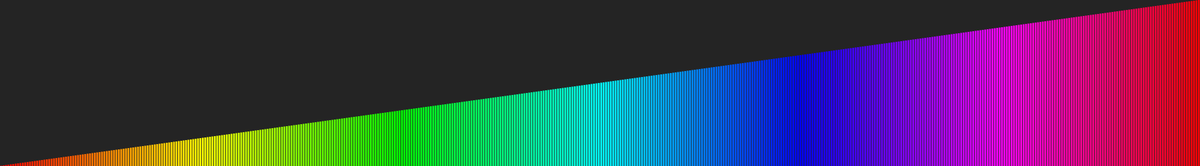
Frame 1 (no input)
Frame 60 (the mouse pressed at the canvas centre just before this capture): identical to frame 1, image omitted
Frame 120 (the mouse held since frame 60 and released just before this capture): identical to frame 1, image omitted

The Processing sketch that drew this single still picture (run headless with seeded random() and noise(); from frame 60 on, the mouse is pressed at the canvas centre):

// Processing sketch: PillarSort
// ── PillarSort.pde
int cols = 500;

int[] pillars = new int[cols];
int sortType = 0;

float w, h;
boolean sorting = false;
int inQuestion = -1;

int sortCount = 0;

boolean normalDraw = true;

void setup() {
  size(1801, 250);
  colorMode(HSB, width, 100, 100);

  // frameRate(2000);

  w = (float) width/cols;
  h = (float) height/cols;

  for (int i = 0; i < cols; i++) {
    pillars[i] = i;
  }
  // randomize();

  noStroke();
  fill(0);
}

void draw() {
  background(255);

  fill(0);
  noStroke();

  fill(100, 90, 90);
  rect(w*inQuestion+(1.0*w/8), height, 3.0*w/4, -height);

  fill(0);
  noStroke();

  for (int i = 0; i < cols; i++) {
    if (normalDraw) {
      fill(1.0*pillars[i]*width/cols, 100, 100);
      rect(w*i+(1.0*w/8), height, 3.0*w/4, -h*pillars[i]-h);
    } else {
      stroke(1.0*pillars[i]*width/cols, 100, 100);
      fill(1.0*pillars[i]*width/cols, 100, 100);
      strokeWeight(1);
      rect(w*i+(1.0*w/8), height-h*pillars[i]-h, 3.0*w/4, 1.5*w/4);
      if (i < cols-1) {
        stroke(1.0*pillars[i]*width/cols, 100, 100);
        strokeWeight(3);
        line(w*i+(1.0*w/8)+w/2.0, height-h*pillars[i], w*(i+1)+(1.0*w/8)+w/2, height-h*pillars[i+1]);
      }
    }
  }

  if (sorting) {
    if (sortType == 0) {
      sorting = !sortPillar(); // checks and runs.
      for (int i = 0; i < sortCount; i++) {
        sortPillar();
      }
    }
  } else {
    inQuestion = -1;
  }

  if (keyPressed && key == 'q') {
    sortPillars(); // one full iteration
  }
}

void mouseClicked() {
  // sortPillar(); // one pillar swap
  sortPillar();
}

void mouseWheel() {
  sortPillars(); // one full iteration
  // sortPillar();
}

void randomize() {
  // randomize
  boolean[] used = new boolean[cols];

  for (int i = 0; i < cols; i++) {
    used[i] = false;
  }

  for (int i = 0; i < cols; i++) {
    int x = findRandomUnused(used);
    used[x] = true;

    pillars[i] = x;
  }
}

void keyPressed() {
  if (key == 'r') {
    randomize();
  }
  if (key == 's') {
    sorting = !sorting;
  }
  if (key == 'f') {
    sortAll();
  }
}

int findRandomUnused(boolean[] isUsed) {
  int x;
  while (true) {
    x = (int) random(0, cols);

    if (!isUsed[x]) {
      return x;
    }
  }
}

boolean sortPillar() {
  for (int i = 0; i < cols-1; i++) {
    if (pillars[i] > pillars[i+1]) {
      int temp = pillars[i];
      pillars[i] = pillars[i+1];
      pillars[i+1] = temp;
      inQuestion = i;
      return false; // swaps one per time
    }
  }

  inQuestion = -1;
  return true;
}

boolean sortPillars() {
  boolean finished = true;

  for (int i = 0; i < cols-1; i++) {
    if (pillars[i] > pillars[i+1]) {
      int temp = pillars[i];
      pillars[i] = pillars[i+1];
      pillars[i+1] = temp;
      finished = false;
      inQuestion = i+1;
      fill(255, 200, 255);
    }
  }

  if (!finished) {
    rect(w*inQuestion+(1.0*w/8), height, 2*3.0*w/4, -height);
  }

  return finished;
}

void sortAll() {
  boolean finished = false;

  while (!finished) {
    finished = sortPillars(); // keeps calling the sort until is finished
  }
}
